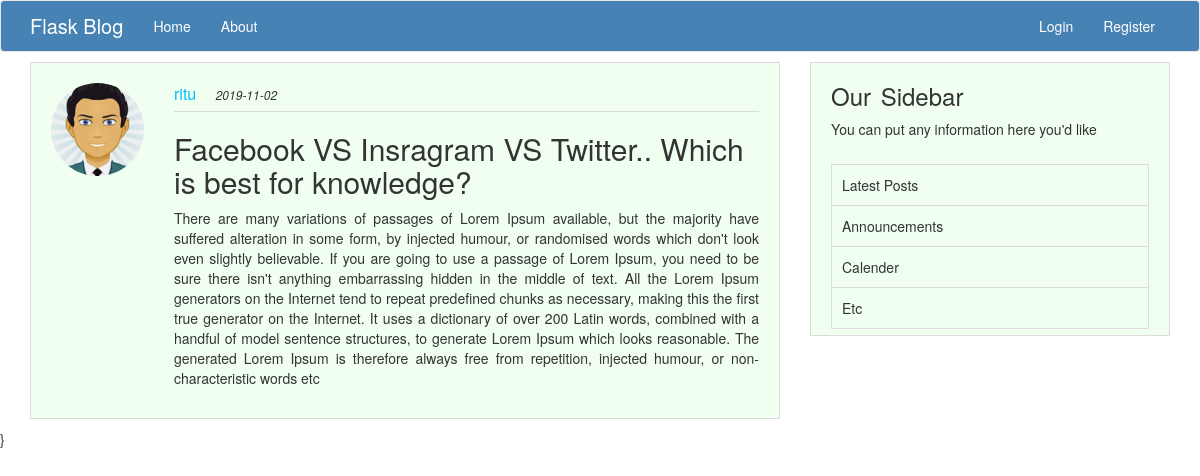
Page /post/3 on the earlier database version.
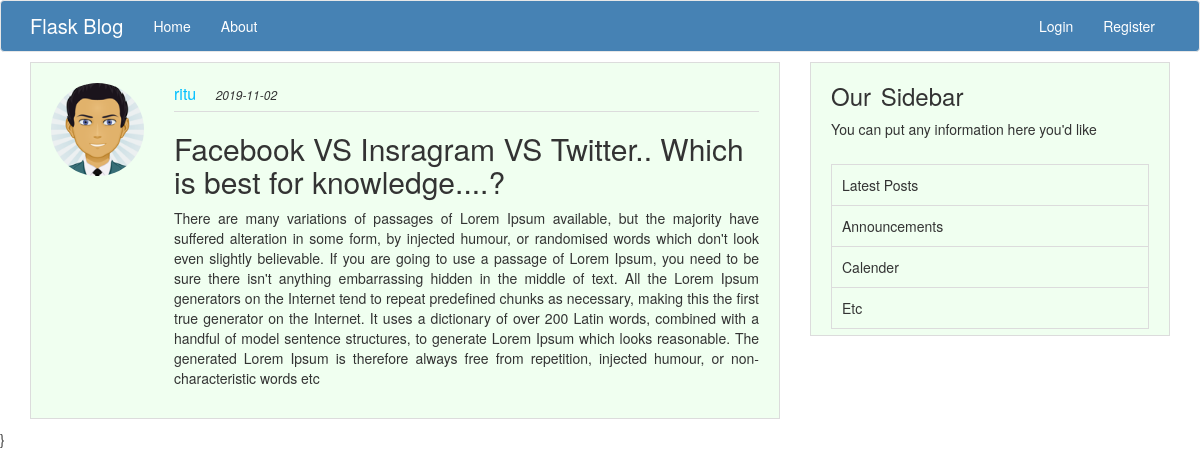
Same page on the later database version.
### App/models.py (models this page shows, shortened)
class Post(db.Model):
    id = db.Column(db.Integer, primary_key=True)
    title = db.Column(db.String(500), nullable=False)
    date_posted = db.Column(db.DateTime, nullable=False, default=datetime.utcnow())
    content = db.Column(db.Text, nullable=False)
    user_id = db.Column(db.Integer, db.ForeignKey('user.id'),
                        nullable=False)  # this 'user.id' is table name and column name

### App/posts/routes.py (the view)
@posts.route("/post/<int:post_id>")
def post(post_id):
    post = Post().query.get_or_404(post_id)
    return render_template('post.html', title=post.title, post=post)

### App/templates/post.html (shortened to what this page needs)
{% extends 'layout.html' %}
{% block content %}
    <section id="blog-content">
        <div class="container">
            <div class="row">
                <div class="col-sm-8">
                    <div class="post">
                        <div class="row">
                            <div class="col-sm-2">
                                <div class="">
                                    <img src="{{ url_for('static', filename='css/profile_pic/' + post.author.img_file) }}"
                                         alt="..." class="img-circle img-rounded img-responsive">
                                </div>
                            </div>
                            <div class="col-sm-10">
                                <span class="author-name">{{ post.author.username }} </span>
                                <span class="publish-date">{{ post.date_posted.strftime('%Y-%m-%d') }}</span>
                                <hr>
                                <h2 class="post-title">
                                    {{ post.title }}
                                </h2>
                                <p class="post-content">{{ post.content }}</p>
                            </div>
                        </div>
                    </div>
                </div>
                <div class="col-sm-4">
                    <main>
                        <h3>Our Sidebar</h3>
                        <span>You can put any information here you'd like</span>
                        <div class="item">
                            <p>Latest Posts</p>
                            <p>Announcements</p>
                            <p>Calender</p>
                            <p>Etc</p>
                        </div>
                    </main>
                </div>
            </div>
        </div>
    </section>}
{% endblock %}

Differences in the rows shown:
changed Post: title "Facebook VS Insragram VS Twitter.. Which is best for knowledge?" → "Facebook VS Insragram VS Twitter.. Which is best for knowledge....?"
